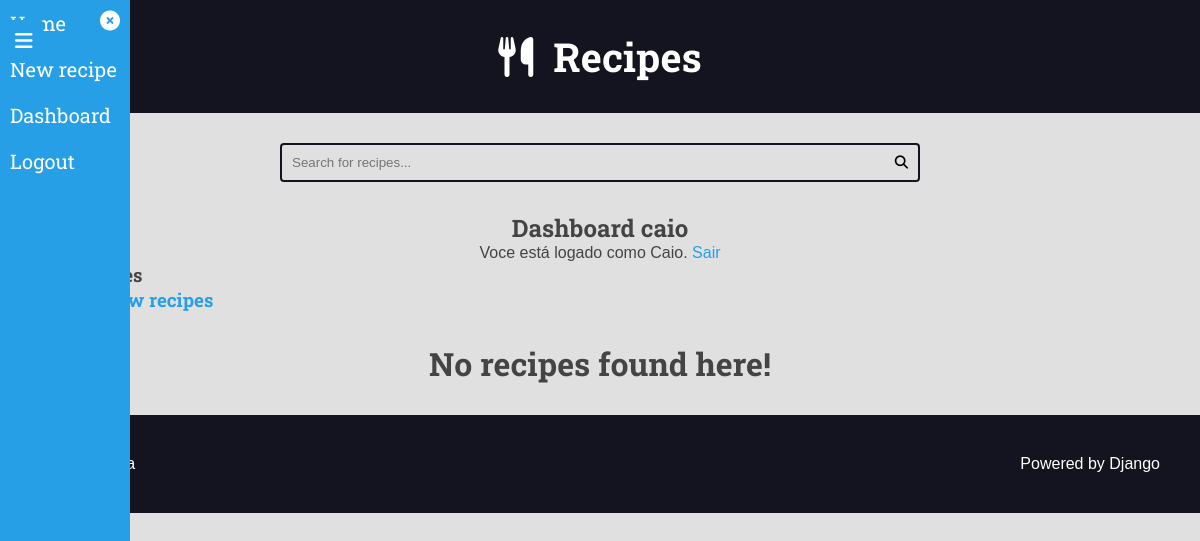
Before: /auth/dashboard/ (signed in) with the older database file.
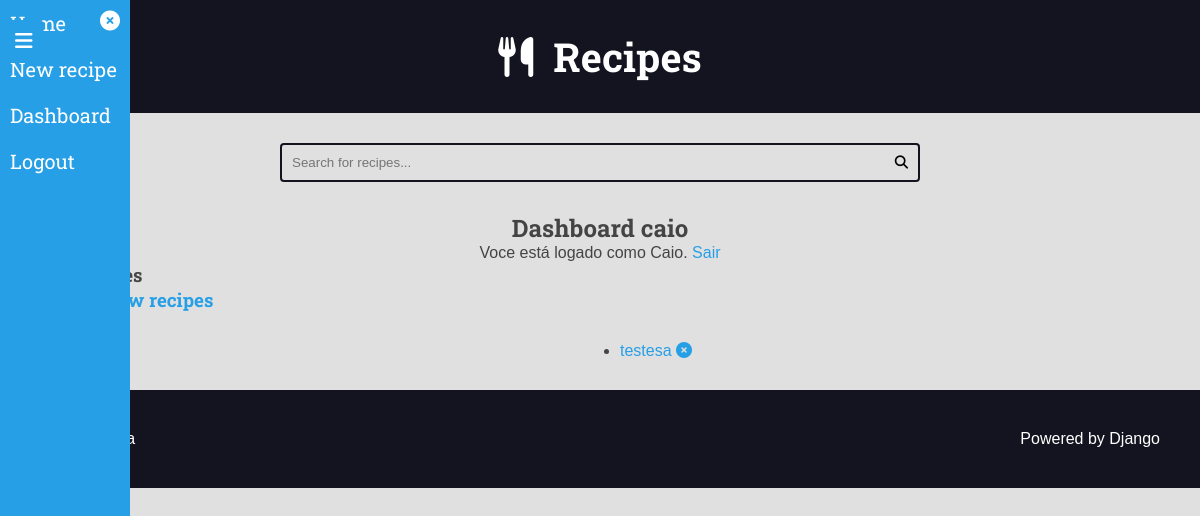
After: the same page with the newer database file.
### recipes/models.py (models this page shows, shortened)
class Recipe(models.Model):
    objects = RecipeManager()
    title = models.CharField(max_length=65, unique=True)
    description = models.CharField(max_length=165)
    slug = models.SlugField(unique=True)
    preparation_time = models.IntegerField()
    preparation_time_unit = models.CharField(max_length=65)
    servings = models.IntegerField()
    servings_unit = models.CharField(max_length=65)
    preparation_steps = models.TextField(blank=True)
    preparation_steps_is_html = models.BooleanField(default=False)
    created_at = models.DateTimeField(auto_now_add=True)
    updated_at = models.DateTimeField(auto_now=True)
    is_published = models.BooleanField(default=False)
    cover = models.ImageField(upload_to='recipes/covers/%Y/%m/%d/', blank=True, default='')
    category = models.ForeignKey(
        Category, on_delete=models.SET_NULL, null=True, blank=True, default=None
    )
    author = models.ForeignKey(
        User, on_delete=models.SET_NULL, null=True, blank=True, default=None
    )
    tags = models.ManyToManyField(Tag)
    class Meta:
        verbose_name = 'Recipe'
        verbose_name_plural = 'Recipes'

### author/views.py (the view)
# urls.py: path('dashboard/', views.DashboardView.as_view(), name='dashboard'),
class DashboardView(LoginRequiredMixin, ListView):
    login_url = 'author:login'
    template_name = 'author/dashboard.html'
    model = Recipe
    context_object_name = 'recipes'
    def get_queryset(self):
        recipes = Recipe.objects.filter(
            author=self.request.user,
            is_published=False)
        return recipes

### author/templates/author/dashboard.html (shortened to what this page needs)
{% extends 'base.html' %}
{% load static %}
{% block content %}
{% include 'parciais/search.html' %}
<div class="main-content container ">
    <div class="dashboard center">
        <h2>Dashboard {{user}}</h2>
        <p>
            {% if user.is_authenticated %}
                Voce está logado como {{user|title}}. <a href="{% url 'author:logout' %}">Sair</a>
            {% endif %}
        </p>
    </div>
    <h3>Your recipes</h3>
    <h3><a href="{% url 'recipe:create' %}">Create a new recipes</a></h3>
</div>
<div class="main-content main-content-list container">
    {% for recipe in recipes %}
        <ul>
            <li>
                <a href="{% url 'recipe:update' recipe.slug%}">{{recipe.title}}</a>
                <form class='inline-form form-delete' action="{% url 'recipe:delete'%}" method='POST'>{% csrf_token %}
                    <button class='plaintext-button' type="submit"><i class="fa-solid fa-circle-xmark color"></i></button>
                </form>
            </li>
        </ul>
    {% empty %}
        <div class="center">
            <h1>No recipes found here!</h1>
        </div>
    {% endfor %}
</div>
{% endblock content %}

### templates/base.html (shortened to what this page needs)
<!DOCTYPE html>
{% load static %}
<html lang="pt-BR">
<head>
    <link rel="stylesheet" href="https://cdnjs.cloudflare.com/ajax/libs/font-awesome/6.1.0/css/all.min.css" />
    <link rel="stylesheet" href="{% static 'global/css/style.css' %}">
</head>
<body>
  {% include 'parciais/menu.html' %}
  {% include 'parciais/header.html' %}
  <main class="main-content-container">
    {% block content %}{% endblock content %}
  </main>
{% include 'parciais/footer.html' %}
</body>
</html>

### templates/parciais/menu.html (shortened to what this page needs)
<button class="button-show-menu button-show-menu-visible">
    <i class="fas fa-bars"></i>
  </button>
  <div class="menu-container ">
    <button class="button-close-menu button-close-menu-visible">
      <i class="fas fa-times-circle"></i>
    </button>
    <div class="menu-content">
      <nav class="menu-nav">
        <a href="{% url 'recipe:list' %}">Home</a>
        {% if user.is_authenticated %}
          <a href="{% url 'recipe:create' %}">New recipe</a>
          <a href="{% url 'author:dashboard' %}">Dashboard</a>
          <a href="{% url 'author:logout' %}">Logout</a>
        {% else %}
          <a href="{% url 'author:login' %}">Login</a>
          <a href="{% url 'author:register' %}">Register</a>
      {% endif %}
      </nav>
    </div>
  </div>

### templates/parciais/header.html
<header class="main-header-container">
    <div class="main-header container">
        <h1>
            <a class='main-logo' href="/">
                <i class="fas fa-utensils main-logo-icon"></i>
                <span>Recipes</span>
            </a>
        </h1>
    </div>
</header>

### templates/parciais/search.html
<div class="search-container">
    <div class="container">
        <form class='search-form' method='GET' action='{% url "recipe:search" %}'>{% csrf_token %}
            <input type="search" placeholder='Search for recipes...'  class='search-input' value="{{search}}" name="search" required >
            <button type="submit" class='search-button'><i class='fas fa-search'></i></button>
        </form>
    </div>
</div>

### templates/parciais/footer.html
<footer class="main-footer">
    <div class="developer">
      <a href="https://github.com/CaioSilva23" target="_blank" rel="noreferrer noopener">By Caio Silva</a>
    </div>
    <div class="powered">
      <a href="https://www.djangoproject.com/" target="_blank" rel="noreferrer noopener">Powered by Django</a>
    </div>
  </footer>

### templates/static/global/css/style.css (style rules this page uses)
:root { --color-primary: #269fe6; --color-primary-hover: #2086c2; --color-primary-dark: #13141f; --color-primary-dark-hover: #212336; --color-primary-light: #d4ecfa; --color-primary-light-hover: #bdd8e7; --color-white: #fff; --color-black: #000; --color-dark-text: #444; --color-info-light: #cce5ff; --color-debug-light: #cce5ff; --color-success-light: #d4edda; --color-alert-light: #fff3cd; --color-warning-light: #fff3cd; --color-error-light: #f8d7da; --color-info-dark: #4d86c4; --color-debug-dark: #4d86c4; --color-success-dark: #4a9c5d; --color-alert-dark: #927f40; --color-warning-dark: #927f40; --color-error-dark: #da525d; --color-gray-0: #f9f9f9; --color-gray-1: #e0e0e0; --color-gray-2: #c7c7c7; --color-gray-3: #aeaeae; --color-gray-4: #959595; --color-gray-5: #7d7d7d; --color-gray-6: #646464; --color-gray-7: #4b4b4b; --color-gray-8: #323232; --color-gray-9: #191919; --font-primary: sans-serif; --font-headings: 'Roboto Slab', serif; --spacing-gutter-medium: 3rem; --spacing-gutter-large: 4rem; }
* { padding: 0; margin: 0; box-sizing: border-box; }
html { font-size: 62.5%; }
body { font-size: 1.6rem; font-family: var(--font-primary); background: var(--color-gray-1); color: var(--color-dark-text); }
h1, h2, h3, h4, h5, h6 { font-family: var(--font-headings); }
a { color: var(--color-primary); text-decoration: none; }
.container { max-width: 144rem; margin: 0 auto; padding: var(--spacing-gutter-medium); }
.main-header-container { background: var(--color-primary-dark); }
.main-logo { font-size: 4rem; color: var(--color-white); text-decoration: none; display: flex; flex-flow: row nowrap; align-items: center; justify-content: center; width: fit-content; margin: 0 auto; }
.main-logo-icon { margin-right: 2rem; }
.search-form { border: 0.2rem solid var(--color-primary-dark); max-width: 64rem; margin: 0 auto; border-radius: 0.4rem; position: relative; transition: all 300ms ease-in-out; }
.search-input, .search-button { border: none; background: none; outline: none; padding: 1rem; transition: all 300ms ease-in-out; }
.search-input { width: 100%; padding-right: 3rem; }
.search-button { position: absolute; top: 0; right: 0; }
.main-content { padding-top: 0; }
.main-content-list { display: grid; grid-template-columns: repeat(auto-fit, minmax(340px, 1fr)); gap: var(--spacing-gutter-large); }
.main-footer { display: flex; align-items: center; justify-content: space-between; background: var(--color-primary-dark); color: var(--color-white); padding: var(--spacing-gutter-large); }
.main-footer a { color: var(--color-white); text-decoration: none; transition: all 300ms ease-in-out; }
.inline-form { display: inline; }
.plaintext-button { display: inline; border: none; background: none; cursor: pointer; color: var(--color-primary); font-size: 1.6rem; }
.center { text-align: center; }
.menu-container { position: fixed; top: 0; left: 0; bottom: 0; width: 130px; min-height: 100vh; overflow-y: auto; background: var(--color-primary); z-index: 2; transition: all 300ms ease-in-out; }
.menu-container a { color: var(--color-white); }
.button-show-menu { position: fixed; left: 265px; top: 2rem; color: var(--color-white); background-color: var(--color-primary); border: none; font-size: 2rem; z-index: 3; padding: 1rem; visibility: hidden; opacity: 0; transition: all 300ms ease-in-out; border-radius: 0 4px 4px 0; cursor: pointer; }
.button-show-menu-visible { visibility: visible; opacity: 1; left: 5px; }
.button-close-menu { position: absolute; top: 1rem; right: 1rem; color: var(--color-white); background: none; border: none; font-size: 2rem; z-index: 3; cursor: pointer; }
.menu-nav { display: flex; flex-flow: column wrap; font-family: var(--font-headings); font-size: 2rem; }
.menu-nav a { width: 100%; padding: 1rem; }

Changed rows visible on the page:
added Recipe: title "testesa"
Other visible differences:
text no longer shown: "No recipes found here!"
